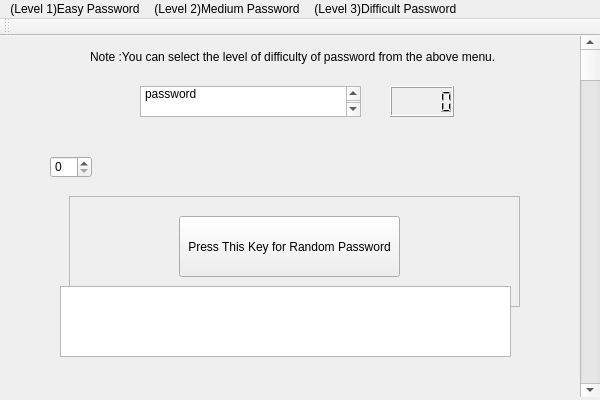
<?xml version="1.0" encoding="UTF-8"?>
<ui version="4.0">
 <class>MainWindow</class>
 <widget class="QMainWindow" name="MainWindow">
  <property name="geometry">
   <rect>
    <x>0</x>
    <y>0</y>
    <width>600</width>
    <height>400</height>
   </rect>
  </property>
  <property name="minimumSize">
   <size>
    <width>561</width>
    <height>396</height>
   </size>
  </property>
  <property name="maximumSize">
   <size>
    <width>600</width>
    <height>400</height>
   </size>
  </property>
  <property name="cursor">
   <cursorShape>PointingHandCursor</cursorShape>
  </property>
  <property name="windowTitle">
   <string extracomment="//  Erasable">Random Password Generator(By KriSh)</string>
  </property>
  <widget class="QWidget" name="centralwidget">
   <widget class="QScrollBar" name="verticalScrollBar">
    <property name="geometry">
     <rect>
      <x>580</x>
      <y>0</y>
      <width>20</width>
      <height>361</height>
     </rect>
    </property>
    <property name="orientation">
     <enum>Qt::Vertical</enum>
    </property>
   </widget>
   <widget class="QLabel" name="label">
    <property name="geometry">
     <rect>
      <x>90</x>
      <y>10</y>
      <width>441</width>
      <height>21</height>
     </rect>
    </property>
    <property name="text">
     <string>Note :You can select the level of difficulty of password from the above menu.</string>
    </property>
   </widget>
   <widget class="QFrame" name="PasswordOutput">
    <property name="geometry">
     <rect>
      <x>69</x>
      <y>160</y>
      <width>451</width>
      <height>111</height>
     </rect>
    </property>
    <property name="frameShape">
     <enum>QFrame::StyledPanel</enum>
    </property>
    <property name="frameShadow">
     <enum>QFrame::Raised</enum>
    </property>
    <widget class="QPushButton" name="pushButton">
     <property name="geometry">
      <rect>
       <x>110</x>
       <y>20</y>
       <width>221</width>
       <height>61</height>
      </rect>
     </property>
     <property name="text">
      <string>Press This Key for Random Password</string>
     </property>
    </widget>
   </widget>
   <widget class="QTextBrowser" name="textBrowser">
    <property name="geometry">
     <rect>
      <x>60</x>
      <y>250</y>
      <width>451</width>
      <height>71</height>
     </rect>
    </property>
   </widget>
   <widget class="QLCDNumber" name="lcdNumber">
    <property name="geometry">
     <rect>
      <x>390</x>
      <y>50</y>
      <width>64</width>
      <height>31</height>
     </rect>
    </property>
   </widget>
   <widget class="QPlainTextEdit" name="plainTextEdit">
    <property name="geometry">
     <rect>
      <x>140</x>
      <y>50</y>
      <width>221</width>
      <height>31</height>
     </rect>
    </property>
    <property name="plainText">
     <string>Enter the number of words in the password</string>
    </property>
   </widget>
   <widget class="QSpinBox" name="spinBox">
    <property name="geometry">
     <rect>
      <x>50</x>
      <y>120</y>
      <width>42</width>
      <height>22</height>
     </rect>
    </property>
   </widget>
  </widget>
  <widget class="QMenuBar" name="menubar">
   <property name="geometry">
    <rect>
     <x>0</x>
     <y>0</y>
     <width>600</width>
     <height>21</height>
    </rect>
   </property>
   <widget class="QMenu" name="menuSimple_Password">
    <property name="title">
     <string>(Level 1)Easy Password</string>
    </property>
    <addaction name="separator"/>
    <addaction name="actionSmall_Alphabets"/>
    <addaction name="actionCapital_Alphabets"/>
    <addaction name="actionMixture_of_Alphabets"/>
   </widget>
   <widget class="QMenu" name="menuMedium_Password_Level_2">
    <property name="title">
     <string>(Level 2)Medium Password</string>
    </property>
    <addaction name="actionAlphabets_and_Numbers"/>
   </widget>
   <widget class="QMenu" name="menuDifficult_Password_Level_3">
    <property name="title">
     <string>(Level 3)Difficult Password </string>
    </property>
    <addaction name="separator"/>
    <addaction name="actionAlphabets_Symbols_numbers"/>
   </widget>
   <addaction name="menuSimple_Password"/>
   <addaction name="menuMedium_Password_Level_2"/>
   <addaction name="menuDifficult_Password_Level_3"/>
  </widget>
  <widget class="QToolBar" name="toolBar">
   <property name="windowTitle">
    <string>toolBar</string>
   </property>
   <attribute name="toolBarArea">
    <enum>TopToolBarArea</enum>
   </attribute>
   <attribute name="toolBarBreak">
    <bool>false</bool>
   </attribute>
  </widget>
  <action name="actionAlphabets_Symbols_numbers">
   <property name="text">
    <string>Alphabets,Numbers and Special Characters</string>
   </property>
  </action>
  <action name="actionSmall_Alphabets">
   <property name="text">
    <string>Small Alphabets</string>
   </property>
  </action>
  <action name="actionCapital_Alphabets">
   <property name="text">
    <string>Capital Alphabets</string>
   </property>
  </action>
  <action name="actionMixture_of_Alphabets">
   <property name="text">
    <string>Mixture of Alphabets</string>
   </property>
  </action>
  <action name="actionAlphabets_and_Numbers">
   <property name="text">
    <string>Alphabets and Numbers</string>
   </property>
  </action>
 </widget>
 <resources/>
 <connections/>
</ui>
